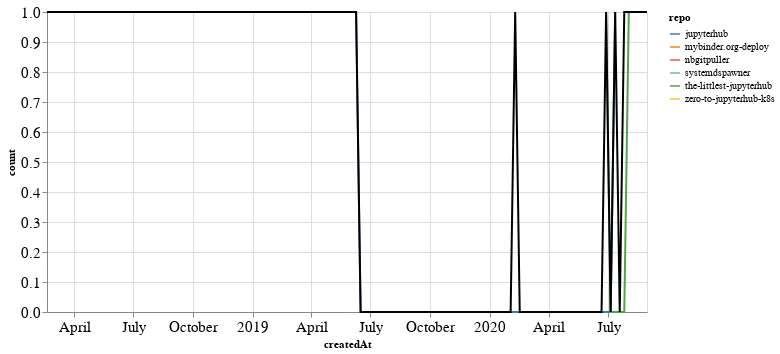

Notebook cell for this chart:
### Markdown cell above
## PRs

### Code cell
prs_time = prs.groupby('repo').resample('W', on='createdAt').count()['author'].reset_index()
prs_time = prs_time.rename(columns={'author': 'count'})
prs_time_total = prs_time.groupby('createdAt').agg({"count": "sum"}).reset_index()

ch1 = alt.Chart(prs_time, width=600).mark_line().encode(
    x='createdAt',
    y='count',
    color='repo',
    tooltip="repo"
)

ch2 = alt.Chart(prs_time_total, width=600).mark_line(color="black").encode(
    x='createdAt',
    y='count',
)

ch1 + ch2

### Figure 1 — Vega-Lite specification as saved in the notebook (floating-point values rounded to 4 significant figures)
{"config": {"axisLeft": {"labelFontSize": 15}, "axisBottom": {"labelFontSize": 15}}, "layer": [{"data": {"name": "data-9fe6089cd6125330b7f27a0c937ab18c"}, "mark": "line", "encoding": {"color": {"type": "nominal", "field": "repo"}, "tooltip": {"type": "nominal", "field": "repo"}, "x": {"type": "temporal", "field": "createdAt"}, "y": {"type": "quantitative", "field": "count"}}, "width": 600}, {"data": {"name": "data-95cea9c9a7bc29cb8c75df440f9ab791"}, "mark": {"type": "line", "color": "black"}, "encoding": {"x": {"type": "temporal", "field": "createdAt"}, "y": {"type": "quantitative", "field": "count"}}, "width": 600}], "$schema": "https://vega.github.io/schema/vega-lite/v4.8.1.json", "datasets": {"data-9fe6089cd6125330b7f27a0c937ab18c": [{"repo": "jupyterhub", "createdAt": "2019-06-09T00:00:00", "count": 1}, {"repo": "jupyterhub", "createdAt": "2019-06-16T00:00:00", "count": 0}, {"repo": "jupyterhub", "createdAt": "2019-06-23T00:00:00", "count": 0}, {"repo": "jupyterhub", "createdAt": "2019-06-30T00:00:00", "count": 0}, {"repo": "jupyterhub", "createdAt": "2019-07-07T00:00:00", "count": 0}, {"repo": "jupyterhub", "createdAt": "2019-07-14T00:00:00", "count": 0}, {"repo": "jupyterhub", "createdAt": "2019-07-21T00:00:00", "count": 0}, {"repo": "jupyterhub", "createdAt": "2019-07-28T00:00:00", "count": 0}, {"repo": "jupyterhub", "createdAt": "2019-08-04T00:00:00", "count": 0}, {"repo": "jupyterhub", "createdAt": "2019-08-11T00:00:00", "count": 0}, {"repo": "jupyterhub", "createdAt": "2019-08-18T00:00:00", "count": 0}, {"repo": "jupyterhub", "createdAt": "2019-08-25T00:00:00", "count": 0}, {"repo": "jupyterhub", "createdAt": "2019-09-01T00:00:00", "count": 0}, {"repo": "jupyterhub", "createdAt": "2019-09-08T00:00:00", "count": 0}, {"repo": "jupyterhub", "createdAt": "2019-09-15T00:00:00", "count": 0}, {"repo": "jupyterhub", "createdAt": "2019-09-22T00:00:00", "count": 0}, {"repo": "jupyterhub", "createdAt": "2019-09-29T00:00:00", "count": 0}, {"repo": "jupyterhub", "createdAt": "2019-10-06T00:00:00", "count": 0}, {"repo": "jupyterhub", "createdAt": "2019-10-13T00:00:00", "count": 0}, {"repo": "jupyterhub", "createdAt": "2019-10-20T00:00:00", "count": 0}, {"repo": "jupyterhub", "createdAt": "2019-10-27T00:00:00", "count": 0}, {"repo": "jupyterhub", "createdAt": "2019-11-03T00:00:00", "count": 0}, {"repo": "jupyterhub", "createdAt": "2019-11-10T00:00:00", "count": 0}, {"repo": "jupyterhub", "createdAt": "2019-11-17T00:00:00", "count": 0}, {"repo": "jupyterhub", "createdAt": "2019-11-24T00:00:00", "count": 0}, {"repo": "jupyterhub", "createdAt": "2019-12-01T00:00:00", "count": 0}, {"repo": "jupyterhub", "createdAt": "2019-12-08T00:00:00", "count": 0}, {"repo": "jupyterhub", "createdAt": "2019-12-15T00:00:00", "count": 0}, {"repo": "jupyterhub", "createdAt": "2019-12-22T00:00:00", "count": 0}, {"repo": "jupyterhub", "createdAt": "2019-12-29T00:00:00", "count": 0}, {"repo": "jupyterhub", "createdAt": "2020-01-05T00:00:00", "count": 0}, {"repo": "jupyterhub", "createdAt": "2020-01-12T00:00:00", "count": 0}, {"repo": "jupyterhub", "createdAt": "2020-01-19T00:00:00", "count": 0}, {"repo": "jupyterhub", "createdAt": "2020-01-26T00:00:00", "count": 0}, {"repo": "jupyterhub", "createdAt": "2020-02-02T00:00:00", "count": 0}, {"repo": "jupyterhub", "createdAt": "2020-02-09T00:00:00", "count": 0}, {"repo": "jupyterhub", "createdAt": "2020-02-16T00:00:00", "count": 0}, {"repo": "jupyterhub", "createdAt": "2020-02-23T00:00:00", "count": 0}, {"repo": "jupyterhub", "createdAt": "2020-03-01T00:00:00", "count": 0}, {"repo": "jupyterhub", "createdAt": "2020-03-08T00:00:00", "count": 0}, {"repo": "jupyterhub", "createdAt": "2020-03-15T00:00:00", "count": 0}, {"repo": "jupyterhub", "createdAt": "2020-03-22T00:00:00", "count": 0}, {"repo": "jupyterhub", "createdAt": "2020-03-29T00:00:00", "count": 0}, {"repo": "jupyterhub", "createdAt": "2020-04-05T00:00:00", "count": 0}, {"repo": "jupyterhub", "createdAt": "2020-04-12T00:00:00", "count": 0}, {"repo": "jupyterhub", "createdAt": "2020-04-19T00:00:00", "count": 0}, {"repo": "jupyterhub", "createdAt": "2020-04-26T00:00:00", "count": 0}, {"repo": "jupyterhub", "createdAt": "2020-05-03T00:00:00", "count": 0}, {"repo": "jupyterhub", "createdAt": "2020-05-10T00:00:00", "count": 0}, {"repo": "jupyterhub", "createdAt": "2020-05-17T00:00:00", "count": 0}, {"repo": "jupyterhub", "createdAt": "2020-05-24T00:00:00", "count": 0}, {"repo": "jupyterhub", "createdAt": "2020-05-31T00:00:00", "count": 0}, {"repo": "jupyterhub", "createdAt": "2020-06-07T00:00:00", "count": 0}, {"repo": "jupyterhub", "createdAt": "2020-06-14T00:00:00", "count": 0}, {"repo": "jupyterhub", "createdAt": "2020-06-21T00:00:00", "count": 0}, {"repo": "jupyterhub", "createdAt": "2020-06-28T00:00:00", "count": 0}, {"repo": "jupyterhub", "createdAt": "2020-07-05T00:00:00", "count": 0}, {"repo": "jupyterhub", "createdAt": "2020-07-12T00:00:00", "count": 1}, {"repo": "mybinder.org-deploy", "createdAt": "2018-02-18T00:00:00", "count": 1}, {"repo": "nbgitpuller", "createdAt": "2020-02-09T00:00:00", "count": 1}, {"repo": "systemdspawner", "createdAt": "2020-07-26T00:00:00", "count": 1}, {"repo": "the-littlest-jupyterhub", "createdAt": "2020-06-28T00:00:00", "count": 1}, {"repo": "the-littlest-jupyterhub", "createdAt": "2020-07-05T00:00:00", "count": 0}, {"repo": "the-littlest-jupyterhub", "createdAt": "2020-07-12T00:00:00", "count": 0}, {"repo": "the-littlest-jupyterhub", "createdAt": "2020-07-19T00:00:00", "count": 0}, {"repo": "the-littlest-jupyterhub", "createdAt": "2020-07-26T00:00:00", "count": 0}, {"repo": "the-littlest-jupyterhub", "createdAt": "2020-08-02T00:00:00", "count": 1}, {"repo": "zero-to-jupyterhub-k8s", "createdAt": "2020-08-30T00:00:00", "count": 1}], "data-95cea9c9a7bc29cb8c75df440f9ab791": [{"createdAt": "2018-02-18T00:00:00", "count": 1}, {"createdAt": "2019-06-09T00:00:00", "count": 1}, {"createdAt": "2019-06-16T00:00:00", "count": 0}, {"createdAt": "2019-06-23T00:00:00", "count": 0}, {"createdAt": "2019-06-30T00:00:00", "count": 0}, {"createdAt": "2019-07-07T00:00:00", "count": 0}, {"createdAt": "2019-07-14T00:00:00", "count": 0}, {"createdAt": "2019-07-21T00:00:00", "count": 0}, {"createdAt": "2019-07-28T00:00:00", "count": 0}, {"createdAt": "2019-08-04T00:00:00", "count": 0}, {"createdAt": "2019-08-11T00:00:00", "count": 0}, {"createdAt": "2019-08-18T00:00:00", "count": 0}, {"createdAt": "2019-08-25T00:00:00", "count": 0}, {"createdAt": "2019-09-01T00:00:00", "count": 0}, {"createdAt": "2019-09-08T00:00:00", "count": 0}, {"createdAt": "2019-09-15T00:00:00", "count": 0}, {"createdAt": "2019-09-22T00:00:00", "count": 0}, {"createdAt": "2019-09-29T00:00:00", "count": 0}, {"createdAt": "2019-10-06T00:00:00", "count": 0}, {"createdAt": "2019-10-13T00:00:00", "count": 0}, {"createdAt": "2019-10-20T00:00:00", "count": 0}, {"createdAt": "2019-10-27T00:00:00", "count": 0}, {"createdAt": "2019-11-03T00:00:00", "count": 0}, {"createdAt": "2019-11-10T00:00:00", "count": 0}, {"createdAt": "2019-11-17T00:00:00", "count": 0}, {"createdAt": "2019-11-24T00:00:00", "count": 0}, {"createdAt": "2019-12-01T00:00:00", "count": 0}, {"createdAt": "2019-12-08T00:00:00", "count": 0}, {"createdAt": "2019-12-15T00:00:00", "count": 0}, {"createdAt": "2019-12-22T00:00:00", "count": 0}, {"createdAt": "2019-12-29T00:00:00", "count": 0}, {"createdAt": "2020-01-05T00:00:00", "count": 0}, {"createdAt": "2020-01-12T00:00:00", "count": 0}, {"createdAt": "2020-01-19T00:00:00", "count": 0}, {"createdAt": "2020-01-26T00:00:00", "count": 0}, {"createdAt": "2020-02-02T00:00:00", "count": 0}, {"createdAt": "2020-02-09T00:00:00", "count": 1}, {"createdAt": "2020-02-16T00:00:00", "count": 0}, {"createdAt": "2020-02-23T00:00:00", "count": 0}, {"createdAt": "2020-03-01T00:00:00", "count": 0}, {"createdAt": "2020-03-08T00:00:00", "count": 0}, {"createdAt": "2020-03-15T00:00:00", "count": 0}, {"createdAt": "2020-03-22T00:00:00", "count": 0}, {"createdAt": "2020-03-29T00:00:00", "count": 0}, {"createdAt": "2020-04-05T00:00:00", "count": 0}, {"createdAt": "2020-04-12T00:00:00", "count": 0}, {"createdAt": "2020-04-19T00:00:00", "count": 0}, {"createdAt": "2020-04-26T00:00:00", "count": 0}, {"createdAt": "2020-05-03T00:00:00", "count": 0}, {"createdAt": "2020-05-10T00:00:00", "count": 0}, {"createdAt": "2020-05-17T00:00:00", "count": 0}, {"createdAt": "2020-05-24T00:00:00", "count": 0}, {"createdAt": "2020-05-31T00:00:00", "count": 0}, {"createdAt": "2020-06-07T00:00:00", "count": 0}, {"createdAt": "2020-06-14T00:00:00", "count": 0}, {"createdAt": "2020-06-21T00:00:00", "count": 0}, {"createdAt": "2020-06-28T00:00:00", "count": 1}, {"createdAt": "2020-07-05T00:00:00", "count": 0}, {"createdAt": "2020-07-12T00:00:00", "count": 1}, {"createdAt": "2020-07-19T00:00:00", "count": 0}, {"createdAt": "2020-07-26T00:00:00", "count": 1}, {"createdAt": "2020-08-02T00:00:00", "count": 1}, {"createdAt": "2020-08-30T00:00:00", "count": 1}]}}
